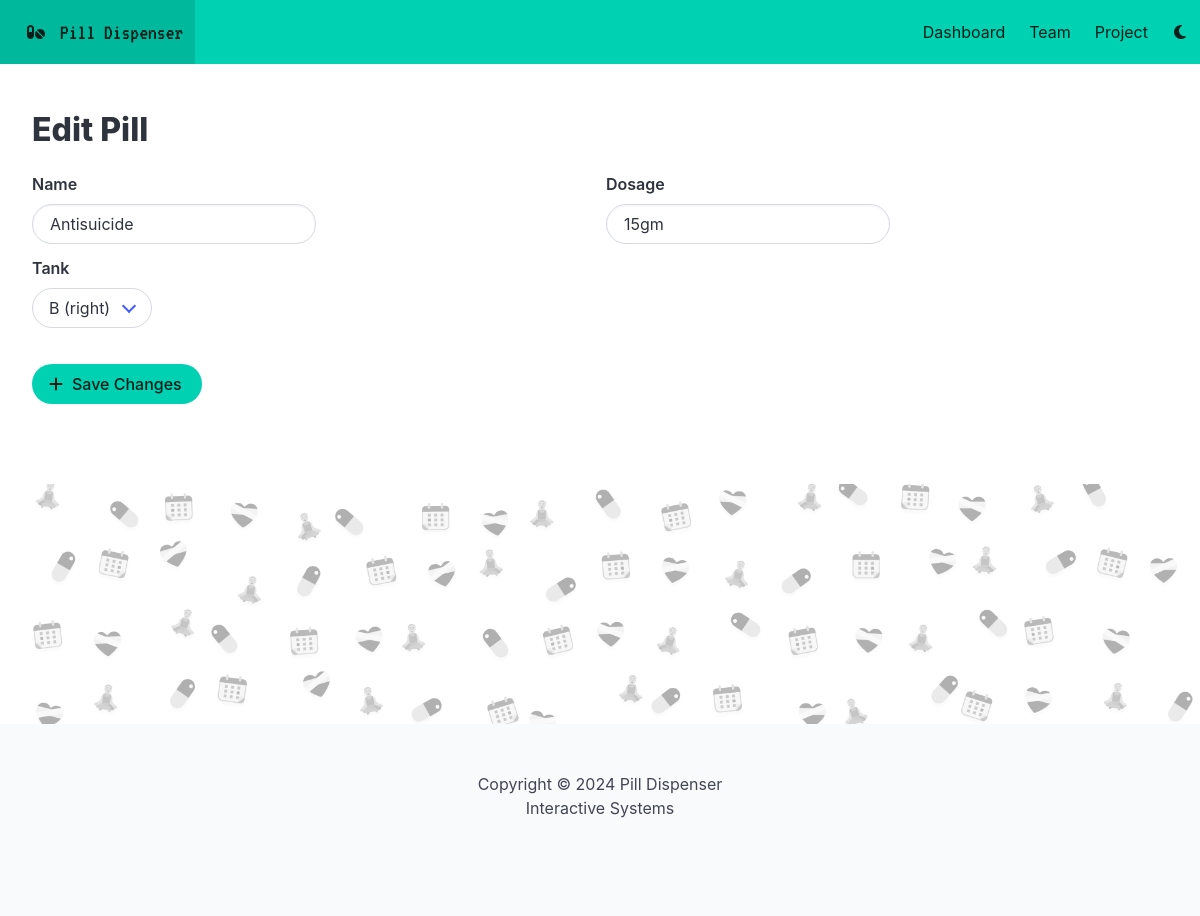
/edit_pill/1, run on an earlier commit of the app's database.
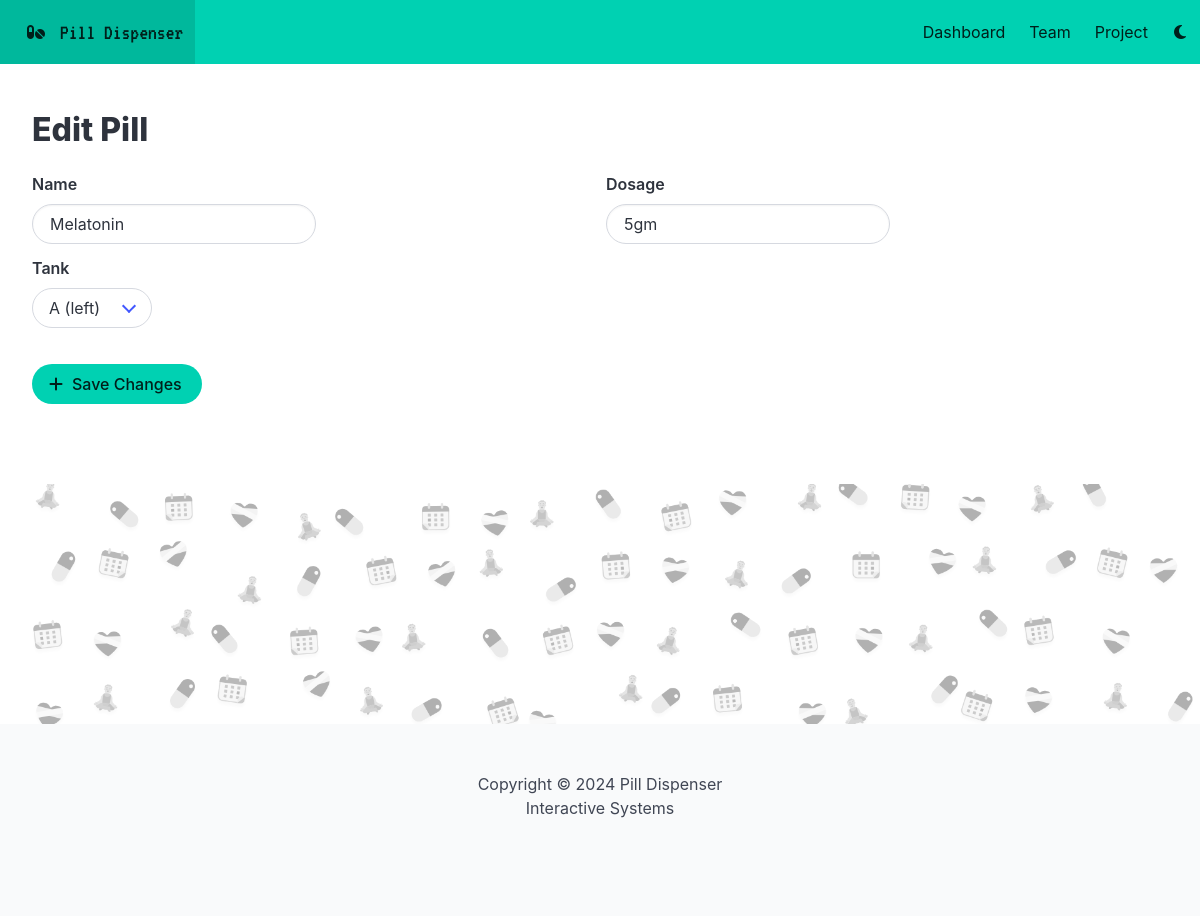
And on a later commit of the database.
### app.py (models this page shows)
class Pill(db.Model):
    id = db.Column(db.Integer, primary_key=True)
    name = db.Column(db.String(100), nullable=False)
    dosage = db.Column(db.String(20), nullable=False)
    tank = db.Column(db.String(1), nullable=False, default='a')
    schedules = db.relationship('Schedule', backref='pill', lazy=True)

### app.py (the view)
@app.route('/edit_pill/<int:pill_id>', methods=['GET', 'POST'])
def edit_pill(pill_id):
    pill = Pill.query.get_or_404(pill_id)
    if request.method == 'POST':
        pill.name = request.form['name']
        pill.dosage = request.form['dosage']
        pill.tank = request.form['tank']
        db.session.commit()
        return redirect('/')
    return render_template('edit_pill.html', pill=pill)

### templates/edit_pill.html (shortened to what this page needs)
{% extends 'base.html' %}
{% block body %}
<section class="mt-6">
    <h1 class="title">Edit Pill</h1>
    <form action="/edit_pill/{{ pill.id }}" method="POST">
        <div class="fixed-grid">
            <div class="grid">
              <div class="cell">
                <div class="field">
                    <label for="name" class="label">Name</label>
                    <input class="input is-rounded" style="width: max-content;" type="text" id="name" name="name" value="{{ pill.name }}">
                </div>
              </div>
              <div class="cell">
                <div class="field">
                    <label for="dosage" class="label">Dosage</label>
                    <input class="input is-rounded" style="width: max-content;" type="text" id="dosage" name="dosage" value="{{ pill.dosage }}">
                </div>
              </div>
              <div class="cell">
                <div class="field">
                    <label for="tank" class="label">Tank</label>
                    <div class="select is-rounded" style="width: max-content;">
                        <select id="tank" name="tank">
                            <option value="a" {% if pill.tank == 'a' %} selected {% endif %}>A (left)</option>
                            <option value="b" {% if pill.tank == 'b' %} selected {% endif %}>B (right)</option>
                        </select>
                    </div>
                </div>
              </div>
            </div>
          </div>
        <button type="submit" class="button is-primary is-rounded mt-3">
            <span class="icon">
                <i class="fa-solid fa-plus"></i>
            </span>
            <span>
                Save Changes
            </span>
        </button>
    </form>
</section>
{% endblock %}

What changed in the data, as far as the page shows it:
changed Pill: name "Antisuicide" → "Melatonin"; dosage "15gm" → "5gm"; tank "B (right)" → "A (left)"
